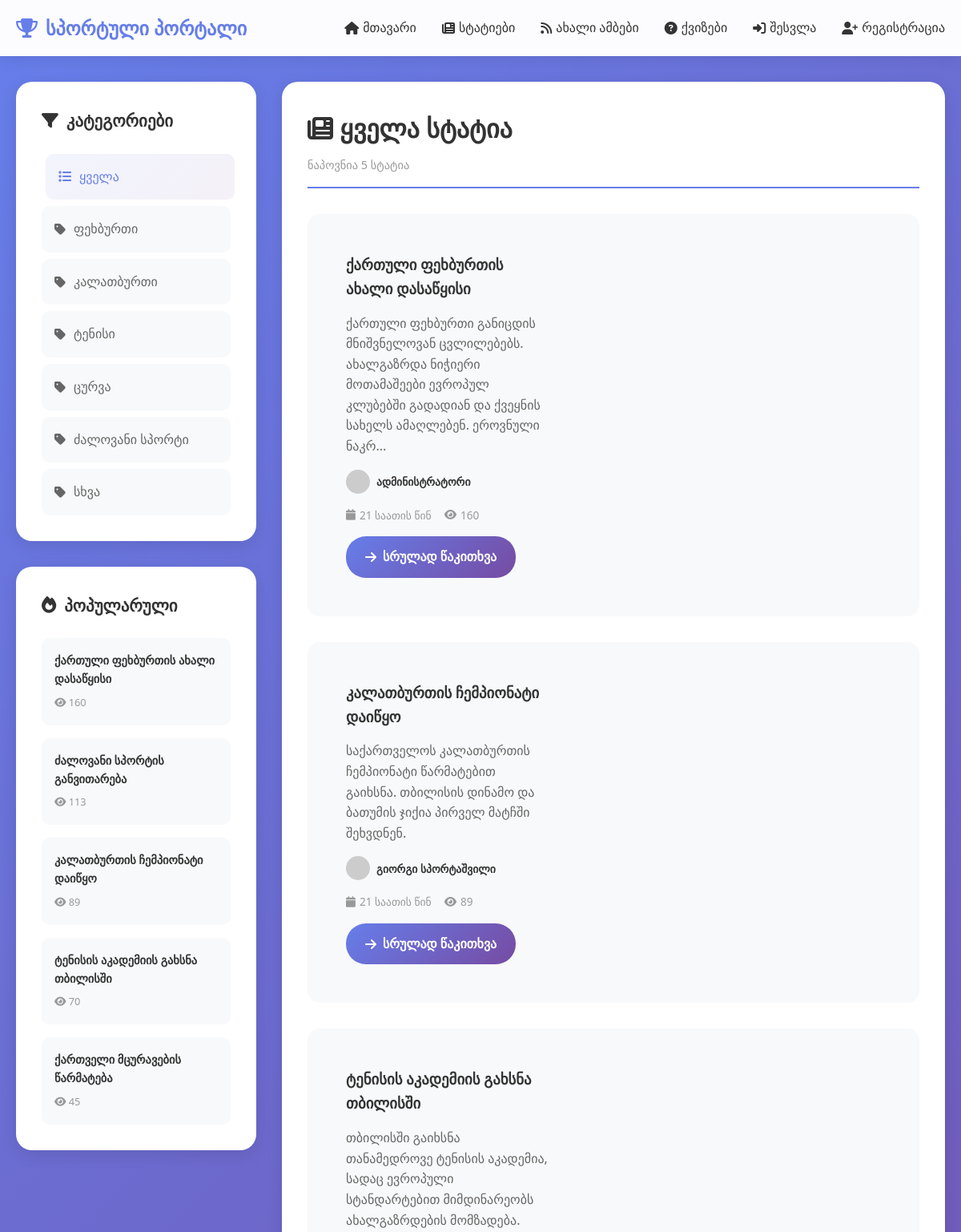
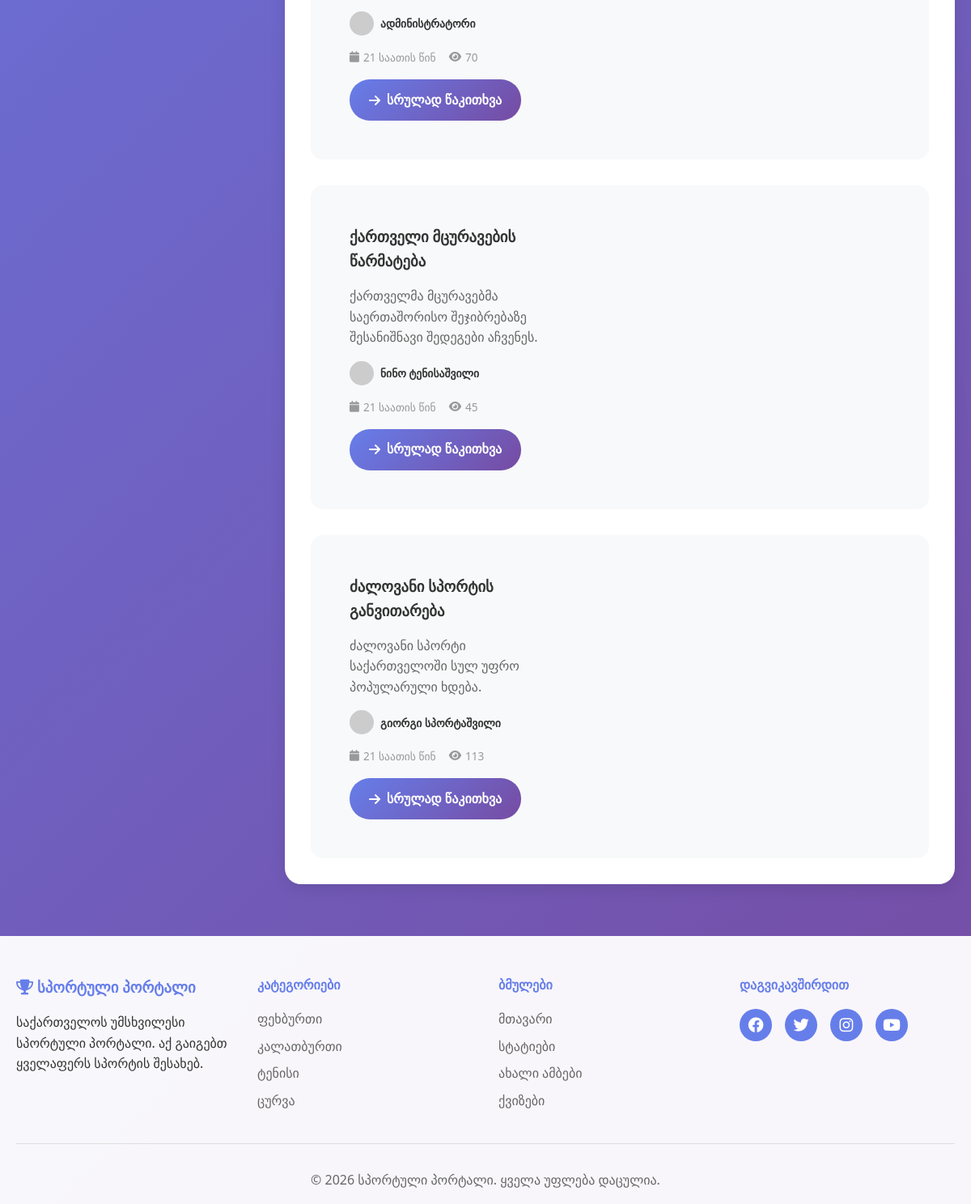
The app's page /articles.php with its own data (2 pictures, top to bottom).
### tables this page shows
CREATE TABLE `articles` (
  `id` int(11) NOT NULL,
  `user_id` int(11) NOT NULL,
  `title` varchar(200) NOT NULL,
  `content` text NOT NULL,
  `category` enum('ფეხბურთი','კალათბურთი','ტენისი','ცურვა','ძალოვანი სპორტი','სხვა') NOT NULL,
  `image` varchar(255) DEFAULT NULL,
  `views` int(11) DEFAULT 0,
  `status` enum('draft','published') DEFAULT 'published',
  `created_at` timestamp NOT NULL DEFAULT current_timestamp(),
  `updated_at` timestamp NOT NULL DEFAULT current_timestamp() ON UPDATE current_timestamp()
);

CREATE TABLE `users` (
  `id` int(11) NOT NULL,
  `username` varchar(50) NOT NULL,
  `email` varchar(100) NOT NULL,
  `password` varchar(255) NOT NULL,
  `full_name` varchar(100) NOT NULL,
  `profile_image` varchar(255) DEFAULT 'default.jpg',
  `role` enum('user','admin') DEFAULT 'user',
  `created_at` timestamp NOT NULL DEFAULT current_timestamp(),
  `last_login` timestamp NULL DEFAULT NULL
);

### includes/functions.php (called while the page is built, shortened)
<?php
function clean_input($data) {
    $data = trim($data);
    $data = stripslashes($data);
    $data = htmlspecialchars($data, ENT_QUOTES, 'UTF-8');
    return $data;
}
function get_popular_articles($pdo, $limit = 5) {
    $stmt = $pdo->prepare("
        SELECT a.*, u.username, u.full_name
        FROM articles a
        JOIN users u ON a.user_id = u.id
        WHERE a.status = 'published'
        ORDER BY a.views DESC
        LIMIT ?
    ");
    $stmt->execute([$limit]);
    return $stmt->fetchAll();
}
function format_date($date) {
    $timestamp = strtotime($date);
    $now = time();
    $diff = $now - $timestamp;
    if ($diff < 60) {
        return 'ახლახანს';
    } elseif ($diff < 3600) {
        $minutes = floor($diff / 60);
        return $minutes . ' წუთის წინ';
    } elseif ($diff < 86400) {
        $hours = floor($diff / 3600);
        return $hours . ' საათის წინ';
    } elseif ($diff < 604800) {
        $days = floor($diff / 86400);
        return $days . ' დღის წინ';
    } else {
        return date('d.m.Y', $timestamp);
    }
}
function truncate_text($text, $length = 150) {
    if (mb_strlen($text) <= $length) {
        return $text;
    }
    return mb_substr($text, 0, $length) . '...';
}
?>

### articles.php (the view, shortened to what this page needs)
<?php
require_once 'config/database.php';
require_once 'includes/functions.php';
$category = $_GET['category'] ?? '';
$author = $_GET['author'] ?? '';
$query = "
    SELECT a.*, u.username, u.full_name
    FROM articles a
    JOIN users u ON a.user_id = u.id
    WHERE a.status = 'published'
";
$query .= " ORDER BY a.created_at DESC";
$stmt = $pdo->prepare($query);
$stmt->execute();
$articles = $stmt->fetchAll();
$categories = ['ფეხბურთი', 'კალათბურთი', 'ტენისი', 'ცურვა', 'ძალოვანი სპორტი', 'სხვა'];
$popular = get_popular_articles($pdo, 5);
include 'includes/header.php';
?>
<div class="container">
    <div class="articles-page">
        <aside class="articles-sidebar">
            <div class="sidebar-widget">
                <h3><i class="fas fa-filter"></i> კატეგორიები</h3>
                <div class="category-list">
                    <a href="articles.php" class="category-item <?php echo !$category ? 'active' : ''; ?>">
                        <i class="fas fa-list"></i> ყველა
                    </a>
                    <?php foreach ($categories as $cat): ?>
                    <a href="articles.php?category=<?php echo urlencode($cat); ?>"
                       class="category-item <?php echo $category === $cat ? 'active' : ''; ?>">
                        <i class="fas fa-tag"></i> <?php echo $cat; ?>
                    </a>
                    <?php endforeach; ?>
                </div>
            </div>
            <div class="sidebar-widget">
                <h3><i class="fas fa-fire"></i> პოპულარული</h3>
                <div class="popular-articles">
                    <?php foreach ($popular as $pop): ?>
                    <a href="article.php?id=<?php echo $pop['id']; ?>" class="popular-article-item">
                        <div>
                            <h4><?php echo clean_input(truncate_text($pop['title'], 40)); ?></h4>
                            <span><i class="fas fa-eye"></i> <?php echo $pop['views']; ?></span>
                        </div>
                    </a>
                    <?php endforeach; ?>
                </div>
            </div>
        </aside>
        <main class="articles-main">
            <div class="articles-header">
                <h1><i class="fas fa-newspaper"></i>
                    <?php if ($category): ?>
                        <?php echo $category; ?>
                    <?php elseif ($author): ?>
                        ჩემი სტატიები
                    <?php else: ?>
                        ყველა სტატია
                    <?php endif; ?>
                </h1>
                <p class="articles-count">ნაპოვნია <?php echo count($articles); ?> სტატია</p>
            </div>
            <?php if (empty($articles)): ?>
            <div class="no-articles">
                <i class="fas fa-newspaper" style="font-size: 5rem; color: #ddd;"></i>
                <h2>სტატიები არ მოიძებნა</h2>
            </div>
            <?php else: ?>
            <div class="articles-grid-full">
                <?php foreach ($articles as $article): ?>
                <article class="article-card-full">
                    <div class="article-content">
                        <h3>
                            <a href="article.php?id=<?php echo $article['id']; ?>">
                                <?php echo clean_input($article['title']); ?>
                            </a>
                        </h3>
                        <p class="article-excerpt">
                            <?php echo truncate_text(clean_input($article['content']), 150); ?>
                        </p>
                        <div class="article-meta">
                            <div class="author-info-small">
                                <img src="uploads/profiles/<?php echo $article['profile_image'] ?? 'default.jpg'; ?>"
                                     alt="<?php echo clean_input($article['full_name']); ?>"
                                     onerror="this.src='https://via.placeholder.com/30'">
                                <span><?php echo clean_input($article['full_name']); ?></span>
                            </div>
                            <div class="article-stats-small">
                                <span><i class="fas fa-calendar"></i> <?php echo format_date($article['created_at']); ?></span>
                                <span><i class="fas fa-eye"></i> <?php echo $article['views']; ?></span>
                            </div>
                        </div>
                        <a href="article.php?id=<?php echo $article['id']; ?>" class="read-more-btn">
                            <i class="fas fa-arrow-right"></i> სრულად წაკითხვა
                        </a>
                    </div>
                </article>
                <?php endforeach; ?>
            </div>
            <?php endif; ?>
        </main>
    </div>
</div>
<?php include 'includes/footer.php'; ?>

### css/style.css (style rules this page uses)
* { margin: 0; padding: 0; box-sizing: border-box; }
html { scroll-behavior: smooth; scroll-padding-top: 120px; }
body { font-family: 'Segoe UI', Tahoma, Geneva, Verdana, sans-serif; line-height: 1.6; color: #333; background: linear-gradient(135deg, #667eea 0%, #764ba2 100%); min-height: 100vh; }
.container { max-width: 1200px; margin: 0 auto; padding: 0 20px; }
.article-content { padding: 1.5rem; }
.article-content h3 { margin-bottom: 1rem; }
.article-content h3 a { color: #333; text-decoration: none; transition: color 0.3s; }
.article-excerpt { color: #666; margin-bottom: 1rem; line-height: 1.6; }
.article-meta { display: flex; gap: 1rem; font-size: 0.85rem; color: #999; flex-wrap: wrap; }
.article-meta span { display: flex; align-items: center; gap: 5px; }
.sidebar-widget h3 { color: #333; margin-bottom: 1.5rem; display: flex; align-items: center; gap: 10px; font-size: 1.3rem; }

### articles.php (style rules this page uses)
.articles-page { display: grid; grid-template-columns: 300px 1fr; gap: 2rem; margin: 2rem 0; }
.articles-sidebar { position: sticky; top: 100px; height: fit-content; }
.sidebar-widget { background: white; border-radius: 20px; padding: 2rem; margin-bottom: 2rem; box-shadow: 0 5px 20px rgba(0,0,0,0.1); }
.sidebar-widget h3 { color: #333; margin-bottom: 1.5rem; display: flex; align-items: center; gap: 10px; }
.category-list { display: flex; flex-direction: column; gap: 0.5rem; }
.category-item { padding: 1rem; border-radius: 10px; text-decoration: none; color: #666; background: #f8f9fa; transition: all 0.3s; display: flex; align-items: center; gap: 10px; }
.category-item:hover, .category-item.active { background: linear-gradient(135deg, #667eea15, #764ba215); color: #667eea; transform: translateX(5px); }
.popular-articles { display: flex; flex-direction: column; gap: 1rem; }
.popular-article-item { display: flex; gap: 1rem; padding: 1rem; background: #f8f9fa; border-radius: 10px; text-decoration: none; transition: all 0.3s; }
.popular-article-item h4 { color: #333; font-size: 0.9rem; margin-bottom: 0.3rem; }
.popular-article-item span { color: #999; font-size: 0.8rem; }
.articles-main { background: white; border-radius: 20px; padding: 2rem; box-shadow: 0 5px 20px rgba(0,0,0,0.1); }
.articles-header { margin-bottom: 2rem; padding-bottom: 1rem; border-bottom: 2px solid #667eea; }
.articles-header h1 { color: #333; margin-bottom: 0.5rem; }
.articles-count { color: #999; font-size: 0.9rem; }
.articles-grid-full { display: grid; gap: 2rem; }
.article-card-full { display: grid; grid-template-columns: 300px 1fr; gap: 2rem; padding: 1.5rem; background: #f8f9fa; border-radius: 15px; transition: all 0.3s; }
.author-info-small { display: flex; align-items: center; gap: 8px; }
.author-info-small img { width: 30px; height: 30px; border-radius: 50%; object-fit: cover; }
.author-info-small span { font-weight: 600; color: #333; }
.article-stats-small { display: flex; gap: 1rem; color: #999; font-size: 0.85rem; }
.read-more-btn { display: inline-flex; align-items: center; gap: 8px; margin-top: 1rem; padding: 0.8rem 1.5rem; background: linear-gradient(135deg, #667eea, #764ba2); color: white; text-decoration: none; border-radius: 25px; font-weight: 600; transition: all 0.3s; }

### records on screen
articles: title "ქართული ფეხბურთის ახალი დასაწყისი", views "160", content "ქართული ფეხბურთი განიცდის მნიშვნელოვან ცვლილებებს. ახალგაზრდა ნიჭიერი მოთამაშეები ევროპულ კლუბებში გადადიან და ქვეყნის სახელს ამაღლებენ. ეროვნული ნაკრ...", user.full_name "ადმინისტრატორი", created_at "21 საათის წინ"
articles: title "ძალოვანი სპორტის განვითარება", views "113", content "ძალოვანი სპორტი საქართველოში სულ უფრო პოპულარული ხდება.", user.full_name "გიორგი სპორტაშვილი", created_at "21 საათის წინ"
articles: title "კალათბურთის ჩემპიონატი დაიწყო", views "89", content "საქართველოს კალათბურთის ჩემპიონატი წარმატებით გაიხსნა. თბილისის დინამო და ბათუმის ჯიქია პირველ მატჩში შეხვდნენ.", user.full_name "გიორგი სპორტაშვილი", created_at "21 საათის წინ"
articles: title "ტენისის აკადემიის გახსნა თბილისში", views "70", content "თბილისში გაიხსნა თანამედროვე ტენისის აკადემია, სადაც ევროპული სტანდარტებით მიმდინარეობს ახალგაზრდების მომზადება.", user.full_name "ადმინისტრატორი", created_at "21 საათის წინ"
articles: title "ქართველი მცურავების წარმატება", views "45", content "ქართველმა მცურავებმა საერთაშორისო შეჯიბრებაზე შესანიშნავი შედეგები აჩვენეს.", user.full_name "ნინო ტენისაშვილი", created_at "21 საათის წინ"

### other values on screen
SITE_NAME "სპორტული პორტალი"
$cat "ფეხბურთი"
$cat "კალათბურთი"
$cat "ტენისი"
$cat "ცურვა"
$cat "ძალოვანი სპორტი"
$cat "სხვა"
count($articles) "5"
